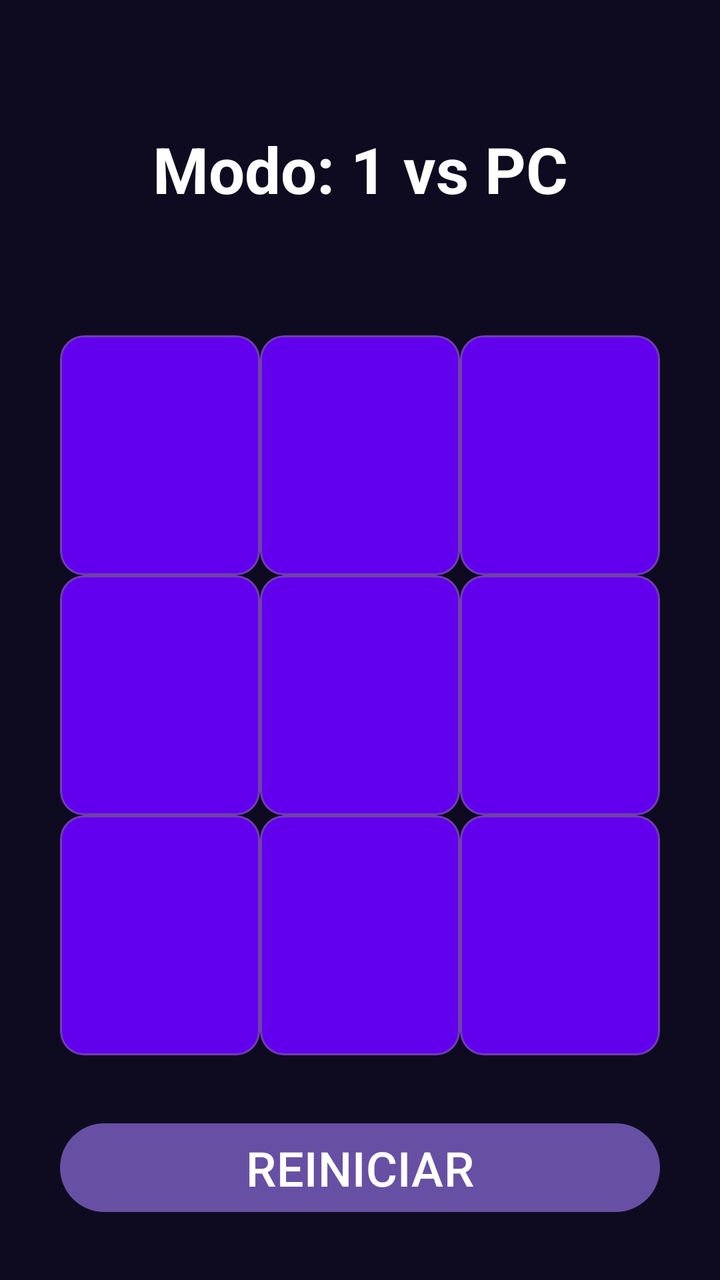
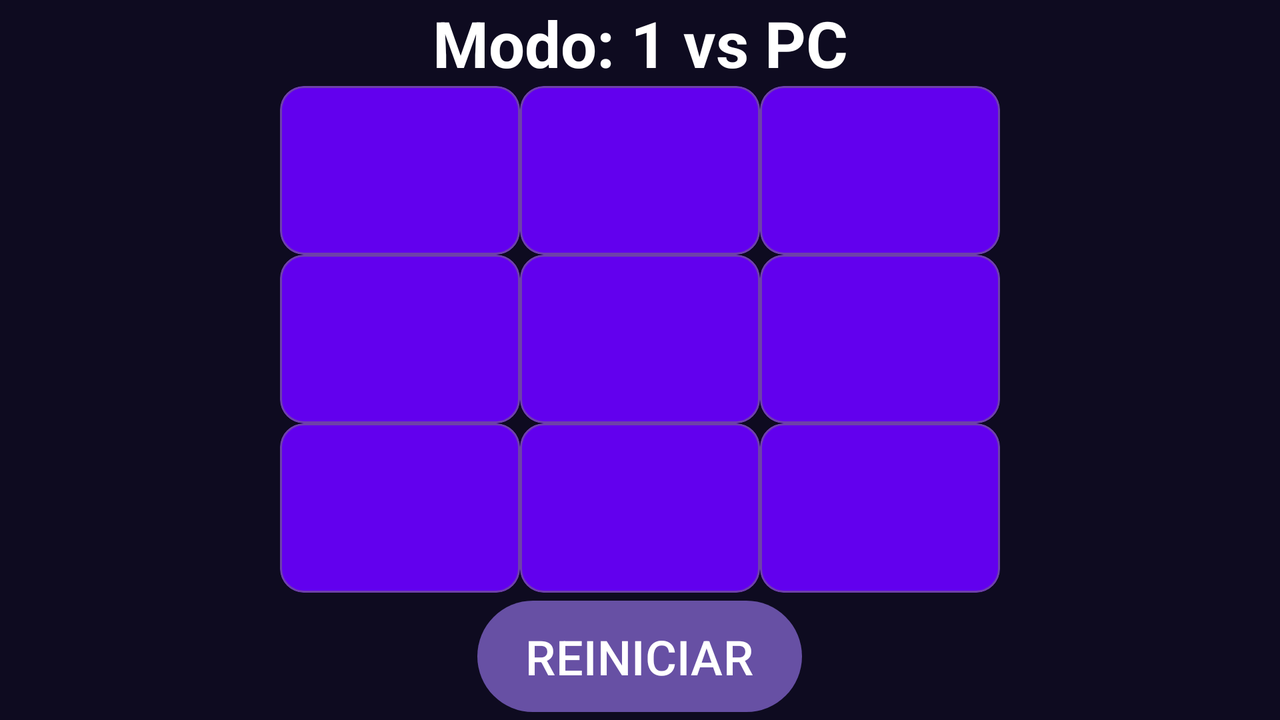

The same Android screen from two of the app's own layout files: first res/layout/ as a phone draws it, then the repository's variant for another configuration, drawn on a device whose configuration selects that folder. Both files follow.
<!-- AndroidManifest.xml: application theme Theme.JuegoGato -->
<!-- res/layout/activity_juego_automatico.xml -->
<?xml version="1.0" encoding="utf-8"?>
<androidx.constraintlayout.widget.ConstraintLayout xmlns:android="http://schemas.android.com/apk/res/android"
    xmlns:app="http://schemas.android.com/apk/res-auto"
    xmlns:tools="http://schemas.android.com/tools"
    android:id="@+id/main"
    android:layout_width="match_parent"
    android:layout_height="match_parent"
    android:background="@color/background_app"
    tools:context=".MainActivity">

    <TextView
        android:layout_width="match_parent"
        android:layout_height="wrap_content"
        android:layout_margin="@dimen/margen"
        android:gravity="center"
        android:text="@string/modo_automatico"
        android:textColor="@color/white"
        android:textSize="32sp"
        android:textStyle="bold"
        app:layout_constraintBottom_toTopOf="@id/layout_contenedor"
        app:layout_constraintEnd_toEndOf="parent"
        app:layout_constraintStart_toStartOf="parent"
        app:layout_constraintTop_toTopOf="parent"
        app:layout_constraintVertical_bias="0.509" />

    <LinearLayout
        android:id="@+id/layout_contenedor"
        android:layout_width="match_parent"
        android:layout_height="wrap_content"
        android:layout_margin="@dimen/margen"
        android:orientation="vertical"
        app:layout_constraintBottom_toTopOf="@id/btn_reiniciar"
        app:layout_constraintEnd_toEndOf="parent"
        app:layout_constraintStart_toStartOf="parent">

        <LinearLayout
            android:layout_width="match_parent"
            android:layout_height="0dp"
            android:layout_weight="1"
            android:orientation="horizontal">

            <com.google.android.material.card.MaterialCardView
                android:id="@+id/btn_A1"
                android:layout_width="0dp"
                android:layout_height="match_parent"
                android:layout_weight="1"
                app:cardBackgroundColor="@color/background_fab"
                app:strokeColor="@color/borde_card_selector">

                <ImageView
                    android:id="@+id/ic_A1"
                    android:layout_width="match_parent"
                    android:layout_height="match_parent"
                    android:src="@drawable/ic_blank"
                    app:tint="@color/white" />

            </com.google.android.material.card.MaterialCardView>

            <com.google.android.material.card.MaterialCardView
                android:id="@+id/btn_A2"
                android:layout_width="0dp"
                android:layout_height="match_parent"
                android:layout_weight="1"
                app:cardBackgroundColor="@color/background_fab"
                app:strokeColor="@color/borde_card_selector">

                <ImageView
                    android:id="@+id/ic_A2"
                    android:layout_width="match_parent"
                    android:layout_height="match_parent"
                    android:src="@drawable/ic_blank"
                    app:tint="@color/white" />

            </com.google.android.material.card.MaterialCardView>

            <com.google.android.material.card.MaterialCardView
                android:id="@+id/btn_A3"
                android:layout_width="0dp"
                android:layout_height="match_parent"
                android:layout_weight="1"
                app:cardBackgroundColor="@color/background_fab"
                app:strokeColor="@color/borde_card_selector">

                <ImageView
                    android:id="@+id/ic_A3"
                    android:layout_width="match_parent"
                    android:layout_height="match_parent"
                    android:src="@drawable/ic_blank"
                    app:tint="@color/white" />

            </com.google.android.material.card.MaterialCardView>

        </LinearLayout>

        <LinearLayout
            android:layout_width="match_parent"
            android:layout_height="0dp"
            android:layout_weight="1"
            android:orientation="horizontal">

            <com.google.android.material.card.MaterialCardView
                android:id="@+id/btn_B1"
                android:layout_width="0dp"
                android:layout_height="match_parent"
                android:layout_weight="1"
                app:cardBackgroundColor="@color/background_fab"
                app:strokeColor="@color/borde_card_selector">

                <ImageView
                    android:id="@+id/ic_B1"
                    android:layout_width="match_parent"
                    android:layout_height="match_parent"
                    android:src="@drawable/ic_blank"
                    app:tint="@color/white" />

            </com.google.android.material.card.MaterialCardView>

            <com.google.android.material.card.MaterialCardView
                android:id="@+id/btn_B2"
                android:layout_width="0dp"
                android:layout_height="match_parent"
                android:layout_weight="1"
                app:cardBackgroundColor="@color/background_fab"
                app:strokeColor="@color/borde_card_selector">

                <ImageView
                    android:id="@+id/ic_B2"
                    android:layout_width="match_parent"
                    android:layout_height="match_parent"
                    android:src="@drawable/ic_blank"
                    app:tint="@color/white" />

            </com.google.android.material.card.MaterialCardView>

            <com.google.android.material.card.MaterialCardView
                android:id="@+id/btn_B3"
                android:layout_width="0dp"
                android:layout_height="match_parent"
                android:layout_weight="1"
                app:cardBackgroundColor="@color/background_fab"
                app:strokeColor="@color/borde_card_selector">

                <ImageView
                    android:id="@+id/ic_B3"
                    android:layout_width="match_parent"
                    android:layout_height="match_parent"
                    android:src="@drawable/ic_blank"
                    app:tint="@color/white" />

            </com.google.android.material.card.MaterialCardView>

        </LinearLayout>

        <LinearLayout
            android:layout_width="match_parent"
            android:layout_height="0dp"
            android:layout_weight="1"
            android:orientation="horizontal">

            <com.google.android.material.card.MaterialCardView
                android:id="@+id/btn_C1"
                android:layout_width="0dp"
                android:layout_height="match_parent"
                android:layout_weight="1"
                app:cardBackgroundColor="@color/background_fab"
                app:strokeColor="@color/borde_card_selector">

                <ImageView
                    android:id="@+id/ic_C1"
                    android:layout_width="match_parent"
                    android:layout_height="match_parent"
                    android:src="@drawable/ic_blank"
                    app:tint="@color/white" />

            </com.google.android.material.card.MaterialCardView>

            <com.google.android.material.card.MaterialCardView
                android:id="@+id/btn_C2"
                android:layout_width="0dp"
                android:layout_height="match_parent"
                android:layout_weight="1"
                app:cardBackgroundColor="@color/background_fab"
                app:strokeColor="@color/borde_card_selector">

                <ImageView
                    android:id="@+id/ic_C2"
                    android:layout_width="match_parent"
                    android:layout_height="match_parent"
                    android:src="@drawable/ic_blank"
                    app:tint="@color/white" />

            </com.google.android.material.card.MaterialCardView>

            <com.google.android.material.card.MaterialCardView
                android:id="@+id/btn_C3"
                android:layout_width="0dp"
                android:layout_height="match_parent"
                android:layout_weight="1"
                app:cardBackgroundColor="@color/background_fab"
                app:strokeColor="@color/borde_card_selector">

                <ImageView
                    android:id="@+id/ic_C3"
                    android:layout_width="match_parent"
                    android:layout_height="match_parent"
                    android:src="@drawable/ic_blank"
                    app:tint="@color/white" />

            </com.google.android.material.card.MaterialCardView>

        </LinearLayout>

    </LinearLayout>

    <Button
        android:id="@+id/btn_reiniciar"
        android:layout_width="match_parent"
        android:layout_height="wrap_content"
        android:layout_margin="@dimen/margen"
        android:text="@string/reiniciar"
        android:textSize="24sp"
        app:layout_constraintBottom_toBottomOf="parent"
        app:layout_constraintEnd_toEndOf="parent"
        app:layout_constraintStart_toStartOf="parent" />

</androidx.constraintlayout.widget.ConstraintLayout>
<!-- resources referenced by this layout -->
<resources>
  <color name="background_app">#0E0B20</color>
  <color name="background_fab">#FF6200EE</color>
  <color name="white">#FFFFFFFF</color>
  <dimen name="margen">30dp</dimen>
  <!-- drawable ic_blank (drawable) -->
  <vector xmlns:android="http://schemas.android.com/apk/res/android"
      android:height="120dp"
      android:tint="#000000"
      android:viewportHeight="120"
      android:viewportWidth="120"
      android:width="120dp">
  
      <path
          android:pathData="M0,0"
          android:fillColor="@android:color/transparent"
          />
  
  </vector>
  <string name="modo_automatico">Modo: 1 vs PC</string>
  <string name="reiniciar">REINICIAR</string>
  <style name="Theme.JuegoGato" parent="Base.Theme.JuegoGato" />
  <style name="Base.Theme.JuegoGato" parent="Theme.Material3.DayNight.NoActionBar">
          
          
      </style>
</resources>
<!-- res/layout-land/activity_juego_automatico.xml (the repository's variant of the layout above) -->
<!-- drawn on the phone turned sideways -->
<?xml version="1.0" encoding="utf-8"?>
<androidx.constraintlayout.widget.ConstraintLayout xmlns:android="http://schemas.android.com/apk/res/android"
    xmlns:app="http://schemas.android.com/apk/res-auto"
    xmlns:tools="http://schemas.android.com/tools"
    android:id="@+id/main"
    android:layout_width="match_parent"
    android:layout_height="match_parent"
    android:background="@color/background_app"
    tools:context=".MainActivity">

    <LinearLayout
        android:id="@+id/layout_contenedor"
        android:layout_width="match_parent"
        android:layout_height="match_parent"
        android:layout_margin="@dimen/margen_land"
        android:orientation="vertical"
        android:gravity="center"
        app:layout_constraintTop_toTopOf="parent"
        app:layout_constraintEnd_toEndOf="parent"
        app:layout_constraintStart_toStartOf="parent"
        app:layout_constraintBottom_toBottomOf="parent">

        <TextView
            android:layout_width="match_parent"
            android:layout_height="wrap_content"
            android:layout_marginBottom="@dimen/margen_botones"
            android:gravity="center"
            android:text="@string/modo_automatico"
            android:textColor="@color/white"
            android:textSize="32sp"
            android:textStyle="bold"
            app:layout_constraintBottom_toTopOf="@id/layout_contenedor" />

        <LinearLayout
            android:layout_width="wrap_content"
            android:layout_height="0dp"
            android:layout_weight="4"
            android:orientation="vertical"
            android:layout_gravity="center">

            <LinearLayout
                android:layout_width="wrap_content"
                android:layout_height="0dp"
                android:layout_weight="1"
                android:orientation="horizontal"
                tools:ignore="NestedWeights">

                <com.google.android.material.card.MaterialCardView
                    android:id="@+id/btn_A1"
                    android:layout_width="wrap_content"
                    android:layout_height="match_parent"
                    app:cardBackgroundColor="@color/background_fab"
                    app:strokeColor="@color/borde_card_selector">

                    <ImageView
                        android:id="@+id/ic_A1"
                        android:layout_width="wrap_content"
                        android:layout_height="match_parent"
                        android:src="@drawable/ic_blank"
                        app:tint="@color/white"
                        android:contentDescription="@string/descripcion_recuatro_jugada"/>

                </com.google.android.material.card.MaterialCardView>

                <com.google.android.material.card.MaterialCardView
                    android:id="@+id/btn_A2"
                    android:layout_width="wrap_content"
                    android:layout_height="match_parent"
                    app:cardBackgroundColor="@color/background_fab"
                    app:strokeColor="@color/borde_card_selector">

                    <ImageView
                        android:id="@+id/ic_A2"
                        android:layout_width="wrap_content"
                        android:layout_height="match_parent"
                        android:src="@drawable/ic_blank"
                        app:tint="@color/white"
                        android:contentDescription="@string/descripcion_recuatro_jugada"/>

                </com.google.android.material.card.MaterialCardView>

                <com.google.android.material.card.MaterialCardView
                    android:id="@+id/btn_A3"
                    android:layout_width="wrap_content"
                    android:layout_height="match_parent"
                    app:cardBackgroundColor="@color/background_fab"
                    app:strokeColor="@color/borde_card_selector">

                    <ImageView
                        android:id="@+id/ic_A3"
                        android:layout_width="wrap_content"
                        android:layout_height="match_parent"
                        android:src="@drawable/ic_blank"
                        app:tint="@color/white"
                        android:contentDescription="@string/descripcion_recuatro_jugada"/>

                </com.google.android.material.card.MaterialCardView>

            </LinearLayout>

            <LinearLayout
                android:layout_width="wrap_content"
                android:layout_height="0dp"
                android:layout_weight="1"
                android:orientation="horizontal">

                <com.google.android.material.card.MaterialCardView
                    android:id="@+id/btn_B1"
                    android:layout_width="wrap_content"
                    android:layout_height="match_parent"
                    app:cardBackgroundColor="@color/background_fab"
                    app:strokeColor="@color/borde_card_selector">

                    <ImageView
                        android:id="@+id/ic_B1"
                        android:layout_width="wrap_content"
                        android:layout_height="match_parent"
                        android:src="@drawable/ic_blank"
                        app:tint="@color/white"
                        android:contentDescription="@string/descripcion_recuatro_jugada"/>

                </com.google.android.material.card.MaterialCardView>

                <com.google.android.material.card.MaterialCardView
                    android:id="@+id/btn_B2"
                    android:layout_width="wrap_content"
                    android:layout_height="match_parent"
                    app:cardBackgroundColor="@color/background_fab"
                    app:strokeColor="@color/borde_card_selector">

                    <ImageView
                        android:id="@+id/ic_B2"
                        android:layout_width="wrap_content"
                        android:layout_height="match_parent"
                        android:src="@drawable/ic_blank"
                        app:tint="@color/white"
                        android:contentDescription="@string/descripcion_recuatro_jugada"/>

                </com.google.android.material.card.MaterialCardView>

                <com.google.android.material.card.MaterialCardView
                    android:id="@+id/btn_B3"
                    android:layout_width="wrap_content"
                    android:layout_height="match_parent"
                    app:cardBackgroundColor="@color/background_fab"
                    app:strokeColor="@color/borde_card_selector">

                    <ImageView
                        android:id="@+id/ic_B3"
                        android:layout_width="wrap_content"
                        android:layout_height="match_parent"
                        android:src="@drawable/ic_blank"
                        app:tint="@color/white"
                        android:contentDescription="@string/descripcion_recuatro_jugada"/>

                </com.google.android.material.card.MaterialCardView>

            </LinearLayout>

            <LinearLayout
                android:layout_width="wrap_content"
                android:layout_height="0dp"
                android:layout_weight="1"
                android:orientation="horizontal">

                <com.google.android.material.card.MaterialCardView
                    android:id="@+id/btn_C1"
                    android:layout_width="wrap_content"
                    android:layout_height="match_parent"
                    app:cardBackgroundColor="@color/background_fab"
                    app:strokeColor="@color/borde_card_selector">

                    <ImageView
                        android:id="@+id/ic_C1"
                        android:layout_width="wrap_content"
                        android:layout_height="match_parent"
                        android:src="@drawable/ic_blank"
                        app:tint="@color/white"
                        android:contentDescription="@string/descripcion_recuatro_jugada"/>

                </com.google.android.material.card.MaterialCardView>

                <com.google.android.material.card.MaterialCardView
                    android:id="@+id/btn_C2"
                    android:layout_width="wrap_content"
                    android:layout_height="match_parent"
                    app:cardBackgroundColor="@color/background_fab"
                    app:strokeColor="@color/borde_card_selector">

                    <ImageView
                        android:id="@+id/ic_C2"
                        android:layout_width="wrap_content"
                        android:layout_height="match_parent"
                        android:src="@drawable/ic_blank"
                        app:tint="@color/white"
                        android:contentDescription="@string/descripcion_recuatro_jugada"/>

                </com.google.android.material.card.MaterialCardView>

                <com.google.android.material.card.MaterialCardView
                    android:id="@+id/btn_C3"
                    android:layout_width="wrap_content"
                    android:layout_height="match_parent"
                    app:cardBackgroundColor="@color/background_fab"
                    app:strokeColor="@color/borde_card_selector">

                    <ImageView
                        android:id="@+id/ic_C3"
                        android:layout_width="wrap_content"
                        android:layout_height="match_parent"
                        android:src="@drawable/ic_blank"
                        app:tint="@color/white"
                        android:contentDescription="@string/descripcion_recuatro_jugada"/>

                </com.google.android.material.card.MaterialCardView>

            </LinearLayout>

        </LinearLayout>


        <Button
            android:id="@+id/btn_reiniciar"
            android:layout_width="wrap_content"
            android:layout_height="0dp"
            android:layout_weight="1"
            android:layout_marginTop="@dimen/margen_botones"
            android:text="@string/reiniciar"
            android:textSize="24sp" />

    </LinearLayout>



</androidx.constraintlayout.widget.ConstraintLayout>
<!-- resources referenced by the variant -->
<!-- as the phone turned sideways resolves them -->
<resources>
  <color name="background_app">#0E0B20</color>
  <color name="background_fab">#FF6200EE</color>
  <color name="white">#FFFFFFFF</color>
  <!-- drawable ic_blank (drawable) -->
  <vector xmlns:android="http://schemas.android.com/apk/res/android"
      android:height="120dp"
      android:tint="#000000"
      android:viewportHeight="120"
      android:viewportWidth="120"
      android:width="120dp">
  
      <path
          android:pathData="M0,0"
          android:fillColor="@android:color/transparent"
          />
  
  </vector>
  <string name="descripcion_recuatro_jugada">Se muestra icono del jugador</string>
  <string name="modo_automatico">Modo: 1 vs PC</string>
  <string name="reiniciar">REINICIAR</string>
  <style name="Theme.JuegoGato" parent="Base.Theme.JuegoGato" />
  <style name="Base.Theme.JuegoGato" parent="Theme.Material3.DayNight.NoActionBar">
          
          
      </style>
</resources>
